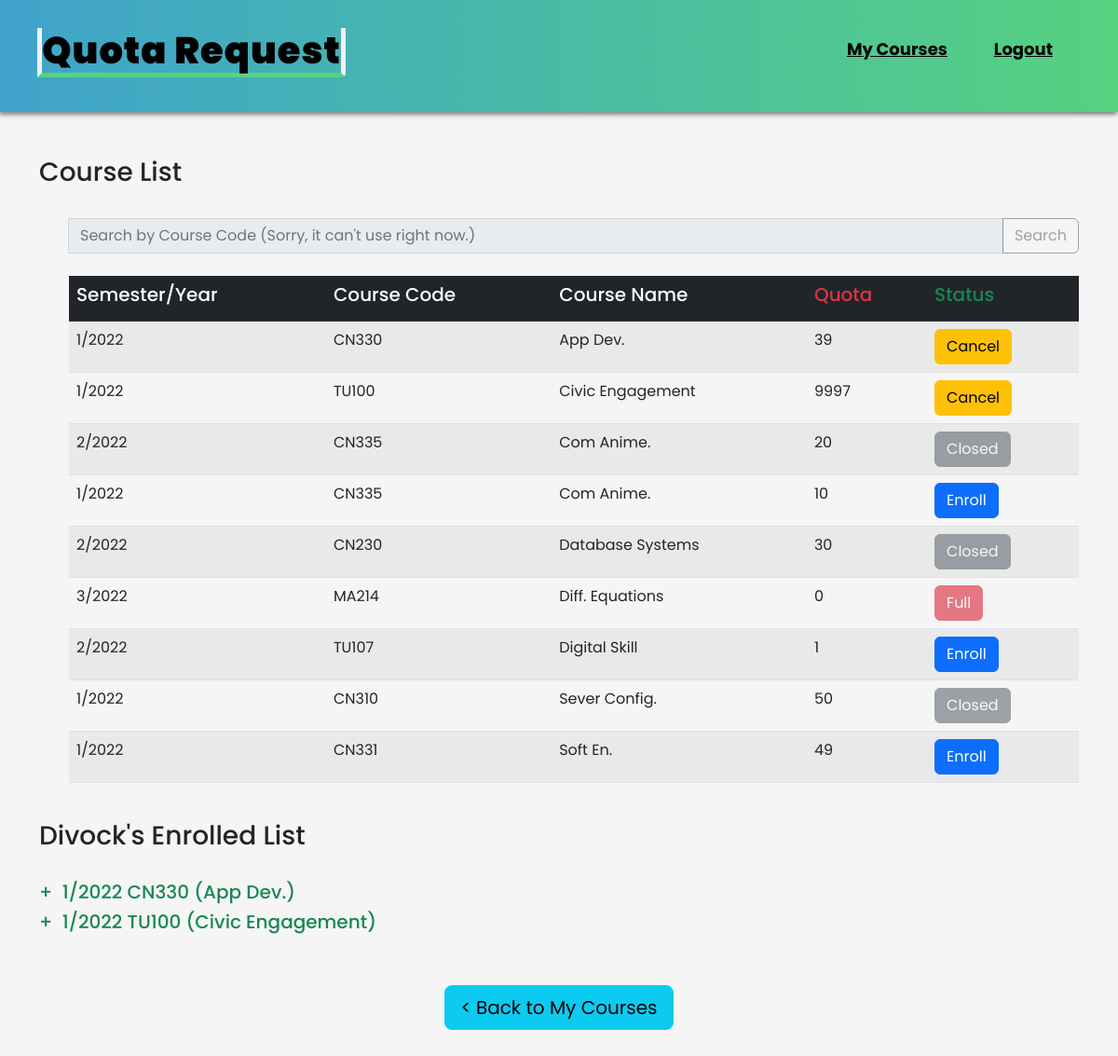
Before: /courses/ (signed in) with the older database file.
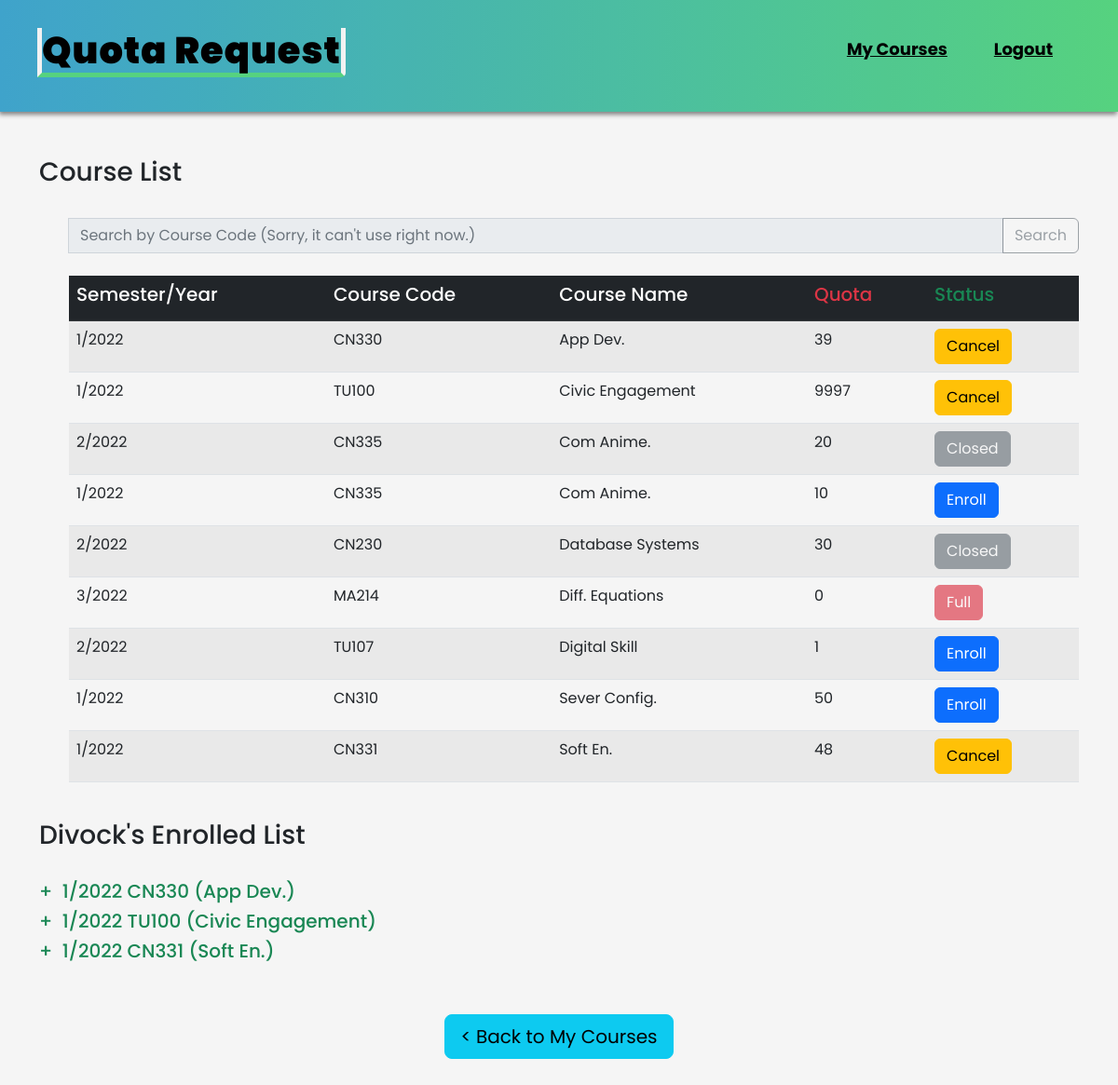
After: the same page with the newer database file.
### courses/models.py (models this page shows)
class Course(models.Model):
    c_code = models.CharField(max_length=5, verbose_name='Course Code', null=True)
    c_name = models.CharField(max_length=200, verbose_name='Course Name', null=True)
    semester = models.PositiveIntegerField(null=True, choices=SEMESTER)
    year = models.CharField(max_length=4, null=True)
    quota = models.PositiveIntegerField(null=True)
    status = models.BooleanField(verbose_name='Course Status', default=True, help_text='Check = Open, Uncheck = Close')
    enrolled = models.ManyToManyField(Student, blank=True, related_name='enrolled')
    def __str__(self):
        if self.status == True:
            return f'{self.semester}/{self.year} {self.c_code} ({self.c_name})'
        else:
            return f'{self.semester}/{self.year} {self.c_code} ({self.c_name})'

### courses/views.py (the view)
# urls.py: path('', views.course_view, name='course_view'),
def course_view(request):
    if not request.user.is_authenticated:
        return HttpResponseRedirect(reverse('users:login'))
    else:
        all_courses = Course.objects.all().order_by('c_name')
        student = Student.objects.get(user=request.user)
        en_courses = Course.objects.filter(enrolled=student)
        students = Student.objects.get(user=request.user.id)
        return render(request, 'users/enroll.html', {
            'courselist': all_courses,
            'course_enrolled': en_courses,
            'std': students,
        })

### users/templates/users/enroll.html (shortened to what this page needs)
{% extends 'users/layout.html' %}
{% block navbar %}
<li><a href="{% url 'users:index' %}">My Courses</a></li>
<li><a href="{% url 'users:logout' %}">Logout</a></li>
{% endblock %}
{% block body %}
<div class="container">
    <br><br>
    <h3>Course List</h3><br>
    <ul>
        <div class="search">
            <form class="input-group" action="{% url 'courses:search' %}">
                <input class="form-control" type="search"
                    placeholder="Search by Course Code (Sorry, it can't use right now.)" aria-label="Search" name="q"
                    disabled>
                <button class="btn btn-outline-secondary" type="submit" disabled>Search </button>
            </form>
        </div>
        <br>
        <table class="table table-striped table-hover">
            <thead class="table-dark">
                <tr>
                    <th scope="col">
                        <h5>Semester/Year</h5>
                    </th>
                    <th scope="col">
                        <h5>Course Code</h5>
                    </th>
                    <th scope="col">
                        <h5>Course Name</h5>
                    </th>
                    <th scope="col">
                        <h5 class="text-danger">Quota</h5>
                    </th>
                    <th scope="col">
                        <h5 class="text-success">Status</h5>
                    </th>
                </tr>
            </thead>
            <tbody>
                {% for course in courselist %}
                <tr>
                    <td>{{ course.semester }}/{{ course.year }}</td>
                    <td>{{ course.c_code }}</td>
                    <td>{{ course.c_name }}</td>
                    <td>{{ course.quota }}</td>
                    <td>
                        {% if course.status != True and std not in course.enrolled.all %}
                        <form method="post" action="">
                            <button type="button" class="btn btn-secondary" disabled>Closed</button>
                        </form>
                        {% elif std not in course.enrolled.all and course.quota >= course.enrolled.all.count %}
                        <form method="post" action={% url 'courses:enroll' %}>
                            <button type="submit" class="btn btn-primary" name="enroll"
                                value="{{ course.id }}">Enroll</button>
                        </form>
                        {% elif std in course.enrolled.all %}
                        <form method="post" action={% url 'courses:cancel' %}>
                            {% if std in course.enrolled.all and course.status == True %}
                            <button type="submit" class="btn btn-warning" name="cancel"
                                value="{{ course.id }}">Cancel</button>
                            {% else %}
                            <button type="submit" class="btn btn-warning" name="cancel" value="{{ course.id }}"
                                onclick="return confirm('The course is closed. If you cancel the enrollment, you will not be able to enroll in this course again.');">Cancel</button>
                            {% endif %}
                        </form>
                        {% else %}
                        <button type="button" class="btn btn-danger" disabled>Full</button>
                        {% endif %}
                    </td>
                </tr>
                {% endfor %}
            </tbody>
        </table>
    </ul>
    <br>
    <h3>{{ std.std_first }}'s Enrolled List</h3><br>
    {% for course in course_enrolled %}
    <li>
        <h5 class="text-success">+ &nbsp;{{ course }}</h5>
    </li>
    {% empty %}
    <li> &nbsp;No Course Enrolled.</li>
    {% endfor %}
    <center>
        <br><br>
        <a href="{% url 'users:index' %}" class="btn btn-info btn-lg">
            < Back to My Courses</a>
                <br><br><br>
    </center>
</div>
{% endblock %}

Changed rows visible on the page:
changed Course "CN310": status "Closed" → "Enroll"
now on one of the page's lists (row edited): Course: status+semester+year "1/2022 CN331 (Soft En.)"
changed Course "CN331": quota "49" → "48"; now shows "Cancel"; no longer shows "Enroll"
